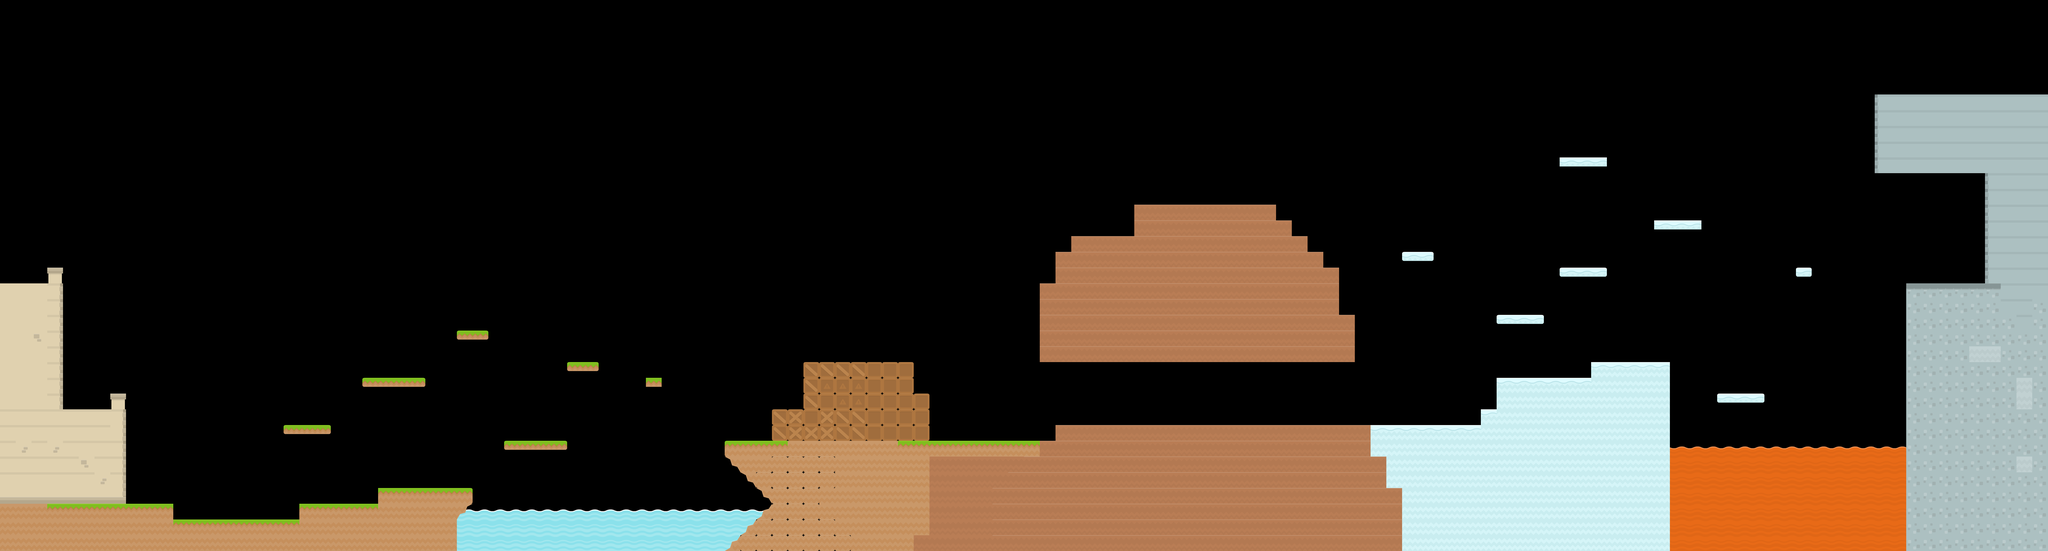

This is a level from a 2D game, rendered from its Tiled map with the project's own tilesets. A one-line summary and the map file follow, with tile-layer data summarised:
An orthogonal 130x35 tile map with 70x70 px tiles, 2 tile layers (peligro, obstaculos) and 55 objects.

<map version="1.0" tiledversion="1.1.2" orientation="orthogonal" renderorder="right-down" width="130" height="35" tilewidth="70" tileheight="70" infinite="0" nextobjectid="62">
 <tileset firstgid="1" source="spritefile.tsx" />
 <layer name="peligro" width="130" height="35">
  <data>[4550 cells, 162 non-empty, 4 distinct tile ids]</data>
 </layer>
 <objectgroup name="obj-peligrosos">
  <object id="57" x="2032.5" y="2313.33" width="1195.5" height="135.667" />
  <object id="58" x="2090.67" y="2252.67" width="1276" height="53.3333" />
  <object id="59" x="7421.33" y="1981.33" width="1048" height="466.667" />
 </objectgroup>
 <layer name="obstaculos" width="130" height="35">
  <data>[4550 cells, 1139 non-empty, 37 distinct tile ids]</data>
 </layer>
 <objectgroup name="obj-obstaculos">
  <object id="1" x="209.5" y="1189" width="71" height="71" />
  <object id="2" x="-0.5" y="1260.5" width="278.5" height="977.5" />
  <object id="3" x="490" y="1748" width="71" height="74" />
  <object id="4" x="279" y="1822" width="282" height="417" />
  <object id="5" x="0" y="2240.5" width="770" height="210.167" />
  <object id="6" x="769.333" y="2308" width="561.333" height="140" />
  <object id="7" x="1330.67" y="2238.67" width="348" height="210.667" />
  <object id="8" x="1681.33" y="2170.67" width="348" height="281.333" />
  <object id="13" x="2029.33" y="2170.67" width="70.6667" height="69.6667" />
  <object id="14" x="2029" y="2239.67" width="58.6667" height="69.6667" />
  <object id="15" x="3230.67" y="2028.5" width="58.6667" height="69.6667" />
  <object id="16" x="3232" y="2379.83" width="58.6667" height="69.6667" />
  <object id="17" x="3302" y="2309.83" width="58.6667" height="69.6667" />
  <object id="18" x="3372.67" y="2239.17" width="58.6667" height="69.6667" />
  <object id="19" x="3373.33" y="2169.83" width="58.6667" height="69.6667" />
  <object id="20" x="3302" y="2099.17" width="58.6667" height="69.6667" />
  <object id="21" x="3293" y="2381" width="134" height="68" />
  <object id="22" x="3360" y="2308" width="70" height="70" />
  <object id="23" x="3220.5" y="1959" width="209" height="70.5" />
  <object id="24" x="3289.5" y="2030" width="140" height="69.5" />
  <object id="25" x="3361" y="2101.5" width="68.5" height="69" />
  <object id="26" x="3431.33" y="1960" width="1256.55" height="497.576" />
  <object id="27" x="3431.33" y="1819" width="697.667" height="139.667" />
  <object id="28" x="3571" y="1609" width="489" height="209.667" />
  <object id="29" x="4060.5" y="1751.5" width="70" height="68" />
  <object id="30" x="4689" y="1889" width="1890.76" height="562.515" />
  <object id="31" x="6578.5" y="1819.5" width="839.5" height="631.5" />
  <object id="32" x="6651" y="1677" width="768" height="140" />
  <object id="33" x="7070" y="1610" width="348" height="68" />
  <object id="34" x="4620" y="1258" width="1328" height="351.333" />
  <object id="35" x="5949" y="1397" width="70" height="211" />
  <object id="36" x="4689" y="1122" width="1189" height="133" />
  <object id="37" x="5880" y="1186.67" width="68" height="70.6667" />
  <object id="38" x="4761.33" y="1048" width="1046.67" height="73.3333" />
  <object id="39" x="5041.33" y="909.333" width="628" height="137.333" />
  <object id="40" x="5670.67" y="976" width="68" height="72" />
  <object id="41" x="8472" y="1258" width="624" height="1188" />
  <object id="42" x="8330" y="416" width="770" height="358" />
  <object id="43" x="8818" y="774" width="282" height="484" />
  <object id="44" x="1258.67" y="1888" width="210.667" height="40" />
  <object id="45" x="1609.33" y="1680" width="281.333" height="36" />
  <object id="46" x="2028" y="1469.33" width="140" height="42.6667" />
  <object id="47" x="2241.33" y="1960" width="278.667" height="38.6667" />
  <object id="48" x="2520" y="1609.33" width="138.667" height="41.3333" />
  <object id="49" x="2869.33" y="1677.33" width="70.6667" height="40" />
  <object id="50" x="6228" y="1120" width="141" height="38" />
  <object id="51" x="6649.5" y="1400" width="210.5" height="41.3333" />
  <object id="52" x="6930.67" y="1190.67" width="209.333" height="39" />
  <object id="53" x="6929.5" y="698.5" width="210.5" height="42" />
  <object id="54" x="7349.33" y="979.333" width="210.667" height="40" />
  <object id="55" x="7980" y="1189.5" width="69" height="41" />
  <object id="56" x="7628.67" y="1749.33" width="211.333" height="44.6667" />
 </objectgroup>
</map>